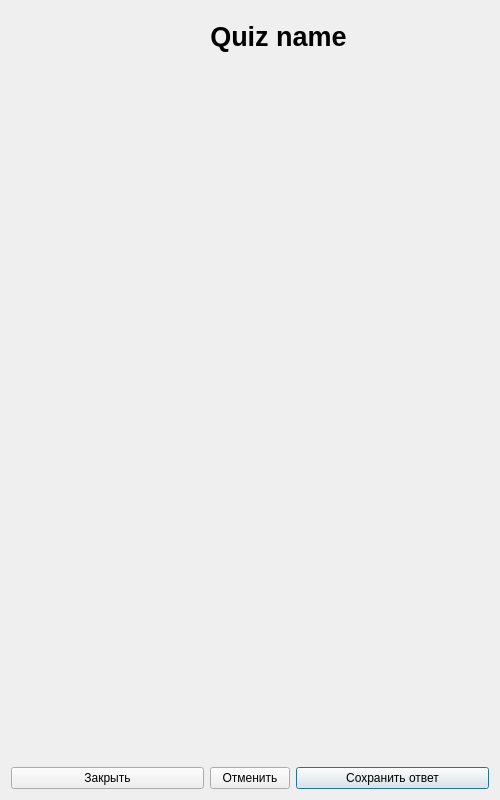
<?xml version="1.0" encoding="UTF-8"?>
<ui version="4.0">
 <class>QuizAnswer</class>
 <widget class="QDialog" name="QuizAnswer">
  <property name="geometry">
   <rect>
    <x>0</x>
    <y>0</y>
    <width>500</width>
    <height>800</height>
   </rect>
  </property>
  <property name="sizePolicy">
   <sizepolicy hsizetype="Preferred" vsizetype="Minimum">
    <horstretch>0</horstretch>
    <verstretch>0</verstretch>
   </sizepolicy>
  </property>
  <property name="minimumSize">
   <size>
    <width>500</width>
    <height>800</height>
   </size>
  </property>
  <property name="maximumSize">
   <size>
    <width>500</width>
    <height>16777215</height>
   </size>
  </property>
  <property name="windowTitle">
   <string>Answer</string>
  </property>
  <layout class="QVBoxLayout" name="verticalLayout">
   <item>
    <layout class="QHBoxLayout" name="headerLayout">
     <item>
      <spacer name="headerSpacerLeft">
       <property name="orientation">
        <enum>Qt::Horizontal</enum>
       </property>
       <property name="sizeHint" stdset="0">
        <size>
         <width>40</width>
         <height>20</height>
        </size>
       </property>
      </spacer>
     </item>
     <item>
      <widget class="QLabel" name="image">
       <property name="sizePolicy">
        <sizepolicy hsizetype="Fixed" vsizetype="Fixed">
         <horstretch>0</horstretch>
         <verstretch>0</verstretch>
        </sizepolicy>
       </property>
       <property name="minimumSize">
        <size>
         <width>50</width>
         <height>50</height>
        </size>
       </property>
       <property name="maximumSize">
        <size>
         <width>50</width>
         <height>50</height>
        </size>
       </property>
       <property name="pixmap">
        <pixmap resource="../../src.qrc">:/src/src/no-file.png</pixmap>
       </property>
       <property name="scaledContents">
        <bool>true</bool>
       </property>
      </widget>
     </item>
     <item>
      <widget class="QLabel" name="label">
       <property name="sizePolicy">
        <sizepolicy hsizetype="Minimum" vsizetype="Minimum">
         <horstretch>0</horstretch>
         <verstretch>0</verstretch>
        </sizepolicy>
       </property>
       <property name="font">
        <font>
         <pointsize>20</pointsize>
         <weight>75</weight>
         <bold>true</bold>
        </font>
       </property>
       <property name="text">
        <string>Quiz name</string>
       </property>
       <property name="alignment">
        <set>Qt::AlignCenter</set>
       </property>
       <property name="wordWrap">
        <bool>true</bool>
       </property>
       <property name="textInteractionFlags">
        <set>Qt::NoTextInteraction</set>
       </property>
      </widget>
     </item>
     <item>
      <spacer name="headerSpacerRight">
       <property name="orientation">
        <enum>Qt::Horizontal</enum>
       </property>
       <property name="sizeHint" stdset="0">
        <size>
         <width>40</width>
         <height>20</height>
        </size>
       </property>
      </spacer>
     </item>
    </layout>
   </item>
   <item>
    <widget class="QScrollArea" name="questionArea">
     <property name="sizePolicy">
      <sizepolicy hsizetype="Expanding" vsizetype="Expanding">
       <horstretch>0</horstretch>
       <verstretch>0</verstretch>
      </sizepolicy>
     </property>
     <property name="frameShape">
      <enum>QFrame::NoFrame</enum>
     </property>
     <property name="horizontalScrollBarPolicy">
      <enum>Qt::ScrollBarAlwaysOff</enum>
     </property>
     <property name="widgetResizable">
      <bool>true</bool>
     </property>
     <widget class="QWidget" name="questionLayout">
      <property name="geometry">
       <rect>
        <x>0</x>
        <y>0</y>
        <width>488</width>
        <height>684</height>
       </rect>
      </property>
      <layout class="QVBoxLayout" name="verticalLayout_2">
       <property name="spacing">
        <number>0</number>
       </property>
       <property name="leftMargin">
        <number>0</number>
       </property>
       <property name="topMargin">
        <number>0</number>
       </property>
       <property name="rightMargin">
        <number>0</number>
       </property>
       <property name="bottomMargin">
        <number>0</number>
       </property>
      </layout>
     </widget>
    </widget>
   </item>
   <item>
    <layout class="QHBoxLayout" name="buttonsLayout">
     <item>
      <widget class="QPushButton" name="closeButton">
       <property name="text">
        <string>Закрыть</string>
       </property>
       <property name="icon">
        <iconset resource="../../src.qrc">
         <normaloff>:/src/src/cancel.png</normaloff>:/src/src/cancel.png</iconset>
       </property>
       <property name="autoDefault">
        <bool>false</bool>
       </property>
      </widget>
     </item>
     <item>
      <widget class="QPushButton" name="cancelButton">
       <property name="sizePolicy">
        <sizepolicy hsizetype="Maximum" vsizetype="Fixed">
         <horstretch>0</horstretch>
         <verstretch>0</verstretch>
        </sizepolicy>
       </property>
       <property name="text">
        <string>Отменить</string>
       </property>
       <property name="icon">
        <iconset resource="../../src.qrc">
         <normaloff>:/src/src/cancel.png</normaloff>:/src/src/cancel.png</iconset>
       </property>
       <property name="autoDefault">
        <bool>false</bool>
       </property>
      </widget>
     </item>
     <item>
      <widget class="QPushButton" name="saveButton">
       <property name="text">
        <string>Сохранить ответ</string>
       </property>
       <property name="icon">
        <iconset resource="../../src.qrc">
         <normaloff>:/src/src/save.png</normaloff>:/src/src/save.png</iconset>
       </property>
      </widget>
     </item>
    </layout>
   </item>
  </layout>
 </widget>
 <resources>
  <include location="../../src.qrc"/>
 </resources>
 <connections>
  <connection>
   <sender>closeButton</sender>
   <signal>clicked()</signal>
   <receiver>QuizAnswer</receiver>
   <slot>close()</slot>
   <hints>
    <hint type="sourcelabel">
     <x>114</x>
     <y>770</y>
    </hint>
    <hint type="destinationlabel">
     <x>-91</x>
     <y>660</y>
    </hint>
   </hints>
  </connection>
 </connections>
</ui>
